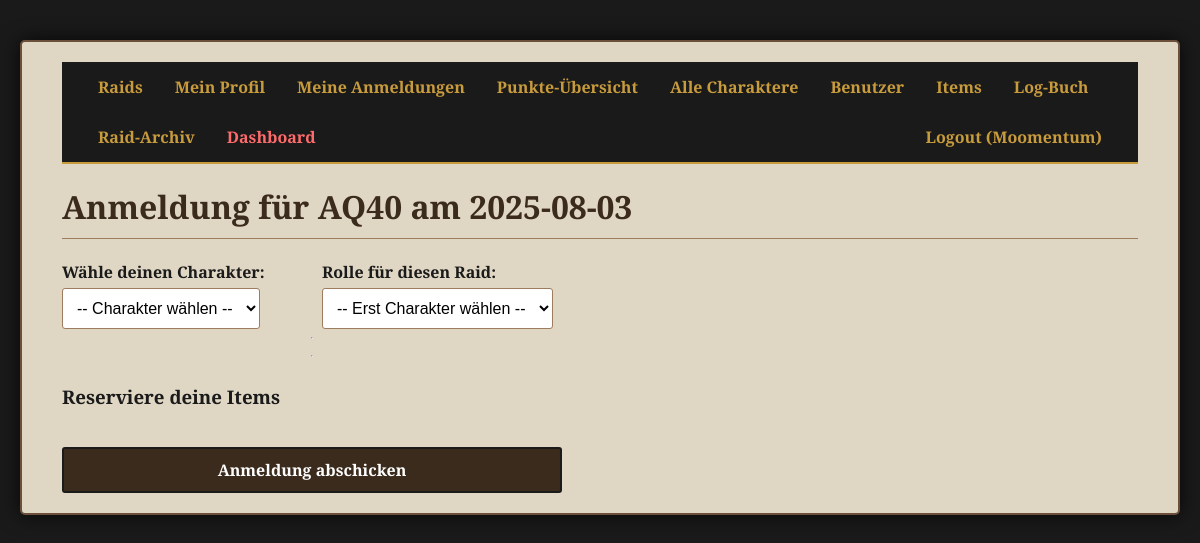
The app's page /raid/1/anmelden (signed in) with its own data.
### tables this page shows
CREATE TABLE users (id INTEGER PRIMARY KEY AUTOINCREMENT, username TEXT NOT NULL UNIQUE, password_hash TEXT NOT NULL, role TEXT NOT NULL DEFAULT 'member');

CREATE TABLE raids (id INTEGER PRIMARY KEY AUTOINCREMENT, raid_instanz TEXT NOT NULL, raid_datum DATE NOT NULL, raid_zeit TIME NOT NULL, raid_titel TEXT, status TEXT NOT NULL DEFAULT 'Offen', punkte_vergeben INTEGER NOT NULL DEFAULT 0, erstellt_am TIMESTAMP DEFAULT CURRENT_TIMESTAMP);

### app.py (the view, shortened to what this page needs)
@app.route('/raid/<int:raid_id>/anmelden', methods=['GET', 'POST'])
@login_required
def raid_anmelden(raid_id):
    conn = get_db_connection(); raid = conn.execute('SELECT * FROM raids WHERE id = ?', (raid_id,)).fetchone()
    if raid['status'] != 'Offen': return "Anmeldungen für diesen Raid sind geschlossen.", 403
    charaktere_des_users = conn.execute('SELECT * FROM charaktere WHERE user_id = ? ORDER BY charakter_name', (current_user.id,)).fetchall()
    angemeldete_spieler = conn.execute('SELECT spieler_id FROM anmeldungen WHERE raid_id = ?', (raid_id,)).fetchall()
    angemeldete_spieler_ids = [row['spieler_id'] for row in angemeldete_spieler]
    item_liste_rows = conn.execute('SELECT * FROM items WHERE raid_instanz = ? ORDER BY boss_name, item_name', (raid['raid_instanz'],)).fetchall(); conn.close()
    item_liste_dicts = [dict(row) for row in item_liste_rows]
    return render_template('raid_anmelden.html', raid=raid, spieler_liste=charaktere_des_users, item_liste=item_liste_dicts, allow_duplicates=ALLOW_DUPLICATE_RESERVATIONS, angemeldete_spieler_ids=angemeldete_spieler_ids, reservation_slots=RESERVATION_SLOTS)

### app.py (called while the page is built)
@login_manager.user_loader
def load_user(user_id):
    conn = get_db_connection(); user_data = conn.execute('SELECT * FROM users WHERE id = ?', (user_id,)).fetchone(); conn.close()
    return User(id=user_data['id'], username=user_data['username'], role=user_data['role']) if user_data else None

def get_db_connection():
    conn = sqlite3.connect('loot_system.db'); conn.execute("PRAGMA foreign_keys = ON"); conn.row_factory = sqlite3.Row
    return conn

### templates/raid_anmelden.html (shortened to what this page needs)
{% extends "base.html" %}
{% block content %}
    <h1>Anmeldung für {{ raid['raid_instanz'] }} am {{ raid['raid_datum'] }}</h1>
    <form method="post">
        <div class="anmeldung-grid">
            <div>
                <label for="charakter_id">Wähle deinen Charakter:</label>
                <select id="charakter_id" name="spieler_id" required>
                    <option value="">-- Charakter wählen --</option>
                </select>
            </div>
            <div>
                <label for="rolle_angemeldet">Rolle für diesen Raid:</label>
                <select id="rolle_angemeldet" name="rolle_angemeldet" required>
                    <option value="">-- Erst Charakter wählen --</option>
                </select>
            </div>
        </div>
        <hr>
        <hr>
        <h3>Reserviere deine Items</h3>
        <button type="submit" style="margin-top: 20px;">Anmeldung abschicken</button>
    </form>
{% endblock %}

### templates/base.html (shortened to what this page needs)
<!DOCTYPE html>
<html lang="de">
<head>
    <link rel="stylesheet" href="{{ url_for('static', filename='css/style.css') }}">
</head>
<body>
    <div class="container">
        <nav class="navbar">
            <a href="{{ url_for('raid_liste') }}">Raids</a>
            {% if current_user.is_authenticated %}
                <a href="{{ url_for('profil') }}">Mein Profil</a>
                <a href="{{ url_for('meine_anmeldungen') }}">Meine Anmeldungen</a>
                <a href="{{ url_for('punkte_uebersicht') }}">Punkte-Übersicht</a>
                {% if current_user.role == 'admin' %}
                    <a href="{{ url_for('admin_charakter_liste') }}">Alle Charaktere</a>
                    <a href="{{ url_for('admin_user_liste') }}">Benutzer</a>
                    <a href="{{ url_for('item_liste') }}">Items</a>
                    <a href="{{ url_for('log_liste') }}">Log-Buch</a>
                    <a href="{{ url_for('archiv_liste') }}">Raid-Archiv</a>
                    <a href="{{ url_for('dashboard') }}" style="color: #ff6b6b;">Dashboard</a>
                {% endif %}
                <a href="{{ url_for('logout') }}" style="float: right;">Logout ({{ current_user.username }})</a>
            {% else %}
                <a href="{{ url_for('login') }}" style="float: right;">Login</a>
                <a href="{{ url_for('register') }}" style="float: right;">Registrieren</a>
            {% endif %}
        </nav>
        <div class="content">
            {% block content %}{% endblock %}
        </div>
    </div>
</body>
</html>

### static/css/style.css (style rules this page uses)
body { background-image: url('https://upload.wikimedia.org/wikipedia/commons/b/b8/Classic_Stranglethorn_Vale.jpeg'); background-color: #1a1a1a; background-size: cover; background-attachment: fixed; background-position: center; font-family: 'Cinzel', serif; color: #1a1a1a; margin: 0; padding: 20px; }
.container { max-width: 1200px; margin: 20px auto; padding: 20px 40px; background-color: rgba(245, 235, 215, 0.9); border: 2px solid #6b4f3a; border-radius: 5px; box-shadow: 0 0 20px rgba(0,0,0,0.75); }
.navbar { background-color: #1a1a1a; border-bottom: 2px solid #c89b3c; overflow: hidden; padding: 0 20px; }
.navbar a { float: left; display: block; color: #c89b3c; text-align: center; padding: 14px 16px; text-decoration: none; font-weight: 700; transition: all 0.3s ease; }
h1, h2 { color: #3b2b1d; border-bottom: 1px solid #9e7c5e; padding-bottom: 10px; font-weight: 700; }
form { display: flex; flex-direction: column; max-width: 500px; margin-top: 20px; }
label { margin-top: 15px; font-weight: 700; }
input[type="text"], input[type="date"], input[type="time"], input[type="number"], select, textarea { padding: 10px; margin-top: 5px; border: 1px solid #9e7c5e; border-radius: 3px; background-color: #fff; font-family: 'Arial', sans-serif; font-size: 16px; }
.button, button { display: inline-block; background-color: #3b2b1d; color: #FFFFFF; padding: 10px 15px; margin-top: 10px; text-decoration: none; border: 2px solid #1a1a1a; border-radius: 3px; font-family: 'Cinzel', serif; font-weight: 700; font-size: 16px; cursor: pointer; text-align: center; transition: all 0.2s ease-in-out; }

### templates/raid_anmelden.html (style rules this page uses)
.anmeldung-grid { display: grid; grid-template-columns: 1fr 1fr; gap: 20px; }

### records on screen
users: username "Moomentum"
raids: raid_instanz "AQ40", raid_datum "2025-08-03"
